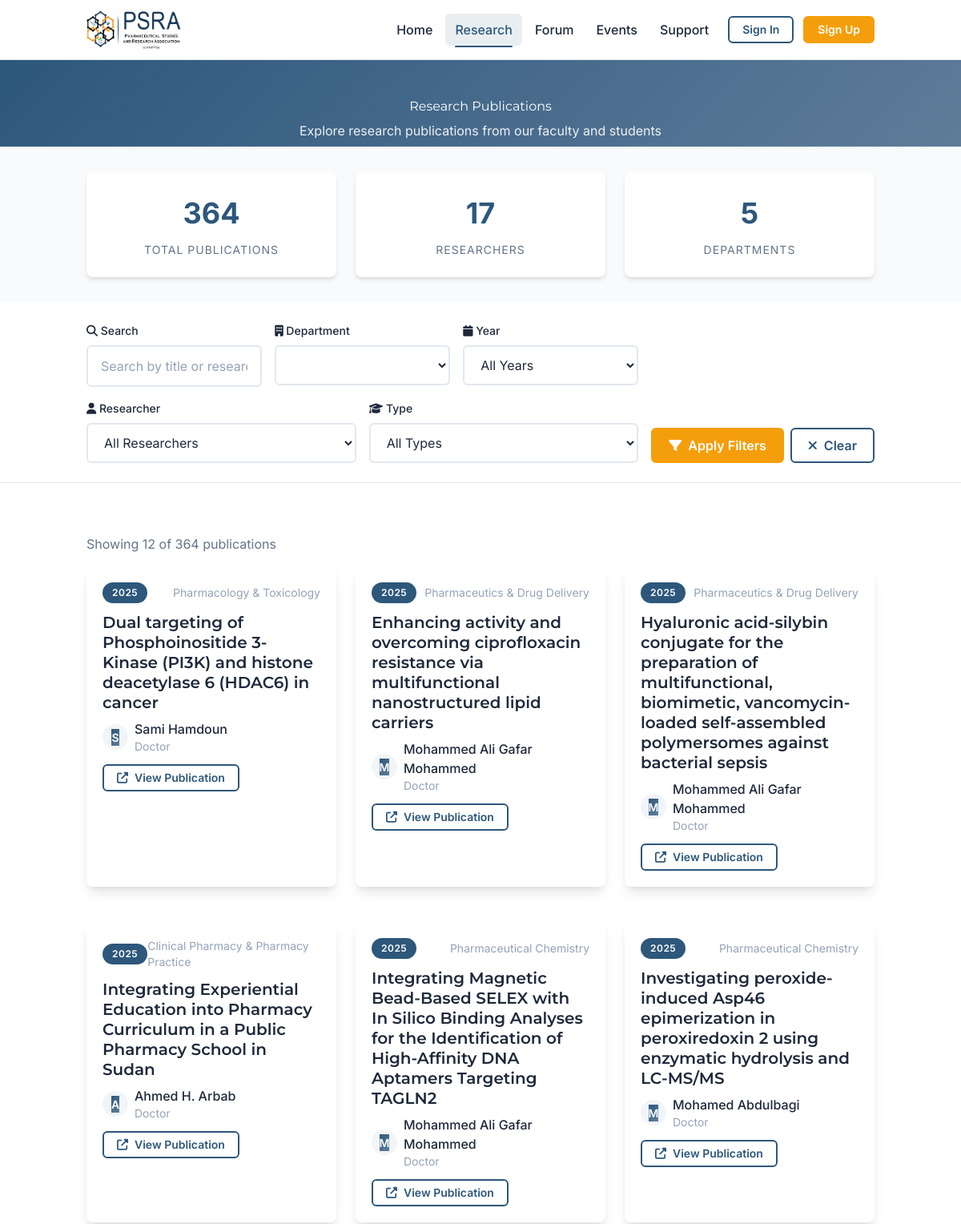
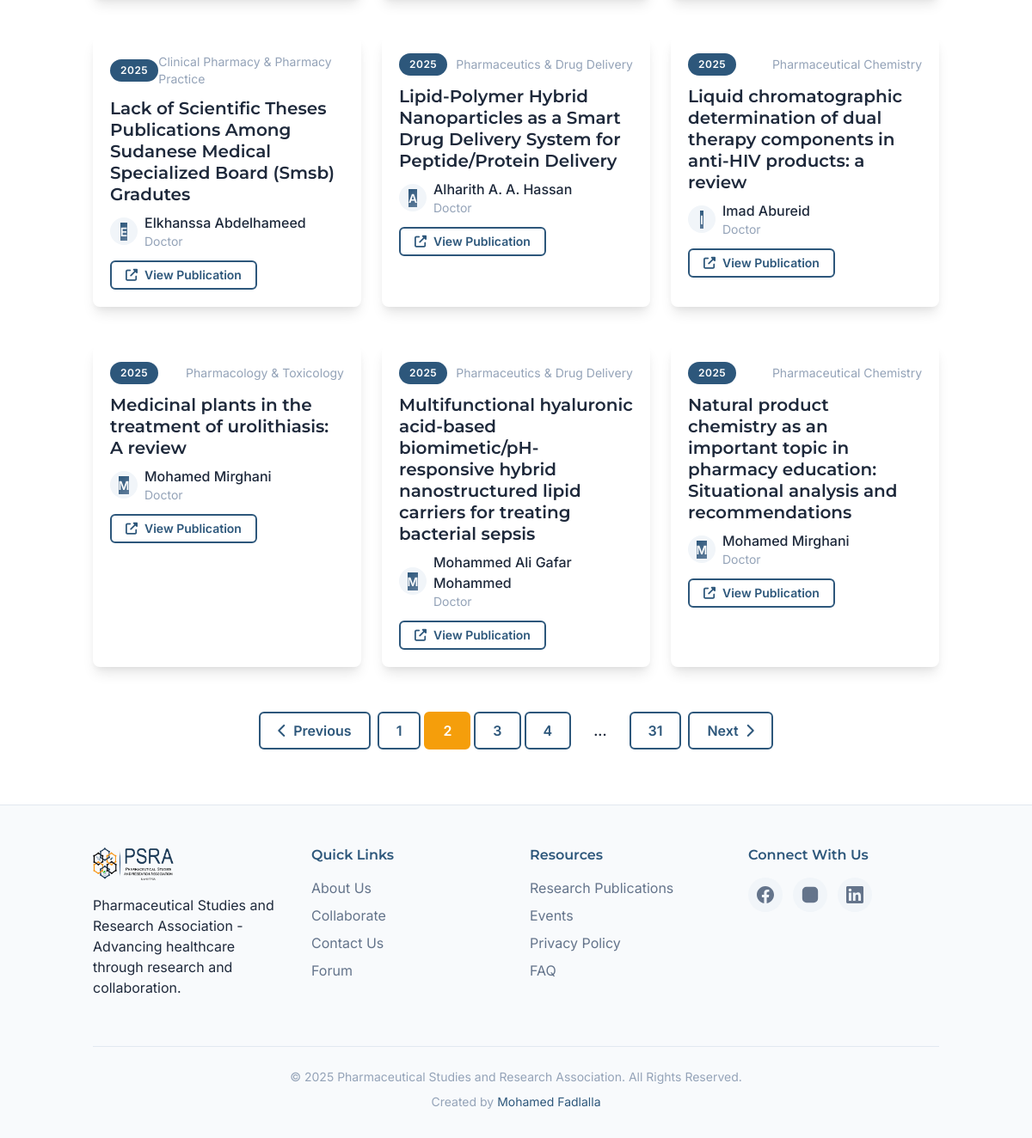
The page /research?page=2&department=all&year=all&researcher_type=all&search= on the database its author committed (2 pictures, top to bottom).
### models.py (models this page shows, shortened)
class Research(db.Model):
    id = db.Column(db.Integer, primary_key=True)
    title = db.Column(db.String(500), nullable=False)
    doi_url = db.Column(db.String(500), nullable=True)
    department = db.Column(db.String(100), nullable=False)
    year = db.Column(db.Integer, nullable=False)
    researcher_id = db.Column(db.Integer, db.ForeignKey('researcher.id'), nullable=False)
    researcher_type = db.Column(db.String(20), default='doctor')  # 'doctor' or 'student'
    is_approved = db.Column(db.Boolean, default=True)  # For submitted research pending approval
    submitted_by = db.Column(db.Integer, db.ForeignKey('user.id'), nullable=True)  # User who submitted
    submitted_by_user = db.relationship('User', foreign_keys=[submitted_by], backref='submitted_researches')
    created_at = db.Column(db.DateTime, default=datetime.utcnow)

class Researcher(db.Model):
    id = db.Column(db.Integer, primary_key=True)
    name = db.Column(db.String(200), nullable=False, unique=True)
    profile_picture_url = db.Column(db.String(200), default=None)
    bio = db.Column(db.Text, nullable=True)
    is_registered_user = db.Column(db.Boolean, default=False)
    user_id = db.Column(db.Integer, db.ForeignKey('user.id'), nullable=True)
    created_at = db.Column(db.DateTime, default=datetime.utcnow)
    researches = db.relationship('Research', backref='author', lazy=True, cascade='all, delete-orphan')

### app.py (the view)
@app.route('/research')
def research():
    department = request.args.get('department', 'all')
    year = request.args.get('year', 'all')
    researcher_id = request.args.get('researcher', type=int)
    researcher_type = request.args.get('researcher_type', 'all')
    search_query = request.args.get('search', '').strip()
    page = request.args.get('page', 1, type=int)
    pagination = ResearchService.filter_researches(
        department=department,
        year=year,
        researcher_id=researcher_id,
        researcher_type=researcher_type,
        search_query=search_query if search_query else None,
        page=page,
        per_page=12
    )
    year_choices = ResearchService.get_year_choices()
    researchers = ResearchService.get_all_researchers()
    statistics = ResearchService.get_research_statistics()
    return render_template(
        'researches.html',
        researches=pagination.items,
        pagination=pagination,
        department_choices=ResearchService.DEPARTMENT_CHOICES if hasattr(ResearchService, 'DEPARTMENT_CHOICES') else [],
        year_choices=year_choices,
        researcher_type_choices=ResearchService.RESEARCHER_TYPE_CHOICES if hasattr(ResearchService, 'RESEARCHER_TYPE_CHOICES') else [],
        researchers=researchers,
        statistics=statistics,
        current_department=department,
        current_year=year,
        current_researcher=researcher_id,
        current_researcher_type=researcher_type,
        search_query=search_query
    )

### app.py (called while the page is built)
@app.context_processor
def inject_unread_messages():
    if current_user.is_authenticated:
        unread_count = Message.query.filter_by(receiver_id=current_user.id, is_read=False).count()
        return {'unread_message_count': unread_count}
    return {'unread_message_count': 0}

### services/research_service.py (called while the page is built)
    @staticmethod
    def get_year_choices() -> List[Tuple[str, str]]:
        years = db.session.query(Research.year).distinct().order_by(Research.year.desc()).all()
        choices = [('all', 'All Years')]
        for year in years:
            if year[0]:
                choices.append((str(year[0]), str(year[0])))
        return choices

    @staticmethod
    def get_all_researchers() -> List[Researcher]:
        return Researcher.query.order_by(Researcher.name).all()

### templates/researches.html (shortened to what this page needs)
{% extends "base.html" %}
{% block content %}
<div class="researches-page">
    <div class="page-header">
        <div class="container">
            <h1>Research Publications</h1>
            <p>Explore research publications from our faculty and students</p>
        </div>
    </div>
    {% if statistics %}
    <div class="statistics-section">
        <div class="container">
            <div class="stats-grid">
                <div class="stat-card">
                    <div class="stat-number">{{ statistics.total_researches }}</div>
                    <div class="stat-label">Total Publications</div>
                </div>
                <div class="stat-card">
                    <div class="stat-number">{{ statistics.total_researchers }}</div>
                    <div class="stat-label">Researchers</div>
                </div>
                <div class="stat-card">
                    <div class="stat-number">{{ statistics.departments|length }}</div>
                    <div class="stat-label">Departments</div>
                </div>
            </div>
        </div>
    </div>
    {% endif %}
    <div class="filter-section">
        <div class="container">
            <form method="GET" action="{{ url_for('research') }}" class="filter-form">
                <div class="filter-grid">
                    <div class="filter-group">
                        <label class="form-label"><i class="fas fa-search"></i> Search</label>
                        <input type="text" name="search" placeholder="Search by title or researcher..."
                               value="{{ search_query }}" class="form-input">
                    </div>
                    <div class="filter-group">
                        <label class="form-label"><i class="fas fa-building"></i> Department</label>
                        <select name="department" class="form-select">
                        </select>
                    </div>
                    <div class="filter-group">
                        <label class="form-label"><i class="fas fa-calendar"></i> Year</label>
                        <select name="year" class="form-select">
                            {% for value, label in year_choices %}
                            <option value="{{ value }}" {% if current_year == value %}selected{% endif %}>
                                {{ label }}
                            </option>
                            {% endfor %}
                        </select>
                    </div>
                    <div class="filter-group">
                        <label class="form-label"><i class="fas fa-user"></i> Researcher</label>
                        <select name="researcher" class="form-select">
                            <option value="">All Researchers</option>
                        </select>
                    </div>
                    <div class="filter-group">
                        <label class="form-label"><i class="fas fa-graduation-cap"></i> Type</label>
                        <select name="researcher_type" class="form-select">
                            {% for value, label in researcher_type_choices %}
                            <option value="{{ value }}" {% if current_researcher_type == value %}selected{% endif %}>
                                {{ label }}
                            </option>
                            {% endfor %}
                        </select>
                    </div>
                </div>
                <div class="filter-buttons">
                    <button type="submit" class="btn btn-primary">
                        <i class="fas fa-filter"></i> Apply Filters
                    </button>
                    <a href="{{ url_for('research') }}" class="btn btn-outline">
                        <i class="fas fa-times"></i> Clear
                    </a>
                </div>
            </form>
        </div>
    </div>
    <section class="section">
        <div class="container">
            {% if researches %}
            <div class="results-count mb-4">
                <p class="text-secondary">Showing {{ researches|length }} of {{ pagination.total }} publications</p>
            </div>
            <div class="grid md:grid-cols-2 lg:grid-cols-3">
                {% for research in researches %}
                <div class="card research-card card-elevated">
                    <div class="card-body">
                        <div class="research-header flex justify-between items-center mb-3">
                            <span class="badge badge-primary">{{ research.year }}</span>
                            <span class="text-sm text-muted">{{ research.department }}</span>
                        </div>
                        <h3 class="research-title card-title">
                            {% if research.doi_url %}
                            <a href="{{ research.doi_url }}" target="_blank" rel="noopener noreferrer">
                                {{ research.title }}
                            </a>
                            {% else %}
                            {{ research.title }}
                            {% endif %}
                        </h3>
                        <div class="research-author flex items-center gap-2 mb-3">
                            <div class="avatar avatar-sm">
                                {% if research.author.profile_picture_url %}
                                <img src="{{ research.author.profile_picture_url }}" alt="{{ research.author.name }}">
                                {% else %}
                                <span class="avatar-placeholder">{{ research.author.name[0].upper() }}</span>
                                {% endif %}
                            </div>
                            <div>
                                <a href="{{ url_for('researcher_profile', researcher_id=research.author.id) }}" class="text-primary font-medium">
                                    {{ research.author.name }}
                                </a>
                                <div class="text-sm text-muted">{{ research.researcher_type|title }}</div>
                            </div>
                        </div>
                        {% if research.doi_url %}
                        <div class="research-doi">
                            <a href="{{ research.doi_url }}" target="_blank" rel="noopener noreferrer" class="btn btn-sm btn-outline">
                                <i class="fas fa-external-link-alt"></i> View Publication
                            </a>
                        </div>
                        {% endif %}
                    </div>
                </div>
                {% endfor %}
            </div>
            {% if pagination.pages > 1 %}
            <div class="pagination flex justify-center items-center gap-2 mt-8">
                {% if pagination.has_prev %}
                <a href="{{ url_for('research', page=pagination.prev_num, department=current_department, year=current_year, researcher=current_researcher, researcher_type=current_researcher_type, search=search_query) }}"
                   class="btn btn-outline">
                    <i class="fas fa-chevron-left"></i> Previous
                </a>
                {% endif %}
                <div class="pagination-numbers flex gap-1">
                    {% for page_num in pagination.iter_pages(left_edge=1, right_edge=1, left_current=2, right_current=2) %}
                        {% if page_num %}
                            {% if page_num == pagination.page %}
                            <span class="btn btn-primary">{{ page_num }}</span>
                            {% else %}
                            <a href="{{ url_for('research', page=page_num, department=current_department, year=current_year, researcher=current_researcher, researcher_type=current_researcher_type, search=search_query) }}"
                               class="btn btn-outline">{{ page_num }}</a>
                            {% endif %}
                        {% else %}
                            <span class="btn btn-ghost">...</span>
                        {% endif %}
                    {% endfor %}
                </div>
                {% if pagination.has_next %}
                <a href="{{ url_for('research', page=pagination.next_num, department=current_department, year=current_year, researcher=current_researcher, researcher_type=current_researcher_type, search=search_query) }}"
                   class="btn btn-outline">
                    Next <i class="fas fa-chevron-right"></i>
                </a>
                {% endif %}
            </div>
            {% endif %}
            {% endif %}
        </div>
    </section>
</div>
{% endblock %}

### rows shown on the page
Research: year "2025", department "Pharmacology & Toxicology", title "Dual targeting of Phosphoinositide 3-Kinase (PI3K) and histone deacetylase 6 (HDAC6) in cancer", author "S", author.name "Sami Hamdoun", researcher_type "Doctor"
Research: year "2025", department "Pharmaceutics & Drug Delivery", title "Enhancing activity and overcoming ciprofloxacin resistance via multifunctional nanostructured lipid carriers", author "M", author.name "Mohammed Ali Gafar Mohammed", researcher_type "Doctor"
Research: year "2025", department "Pharmaceutics & Drug Delivery", title "Hyaluronic acid-silybin conjugate for the preparation of multifunctional, biomimetic, vancomycin-loaded self-assembled polymersomes against bacterial sepsis", author "M", author.name "Mohammed Ali Gafar Mohammed", researcher_type "Doctor"
Research: year "2025", department "Clinical Pharmacy & Pharmacy Practice", title "Integrating Experiential Education into Pharmacy Curriculum in a Public Pharmacy School in Sudan", author "A", author.name "Ahmed H. Arbab", researcher_type "Doctor"
Research: year "2025", department "Pharmaceutical Chemistry", title "Integrating Magnetic Bead-Based SELEX with In Silico Binding Analyses for the Identification of High-Affinity DNA Aptamers Targeting TAGLN2", author "M", author.name "Mohammed Ali Gafar Mohammed", researcher_type "Doctor"
Research: year "2025", department "Pharmaceutical Chemistry", title "Investigating peroxide-induced Asp46 epimerization in peroxiredoxin 2 using enzymatic hydrolysis and LC-MS/MS", author "M", author.name "Mohamed Abdulbagi", researcher_type "Doctor"
Research: year "2025", department "Clinical Pharmacy & Pharmacy Practice", title "Lack of Scientific Theses Publications Among Sudanese Medical Specialized Board (Smsb) Gradutes", author "E", author.name "Elkhanssa Abdelhameed", researcher_type "Doctor"
Research: year "2025", department "Pharmaceutics & Drug Delivery", title "Lipid-Polymer Hybrid Nanoparticles as a Smart Drug Delivery System for Peptide/Protein Delivery", author "A", author.name "Alharith A. A. Hassan", researcher_type "Doctor"
Research: year "2025", department "Pharmaceutical Chemistry", title "Liquid chromatographic determination of dual therapy components in anti-HIV products: a review", author "I", author.name "Imad Abureid", researcher_type "Doctor"
Research: year "2025", department "Pharmacology & Toxicology", title "Medicinal plants in the treatment of urolithiasis: A review", author "M", author.name "Mohamed Mirghani", researcher_type "Doctor"
Research: year "2025", department "Pharmaceutics & Drug Delivery", title "Multifunctional hyaluronic acid-based biomimetic/pH-responsive hybrid nanostructured lipid carriers for treating bacterial sepsis", author "M", author.name "Mohammed Ali Gafar Mohammed", researcher_type "Doctor"
Research: year "2025", department "Pharmaceutical Chemistry", title "Natural product chemistry as an important topic in pharmacy education: Situational analysis and recommendations", author "M", author.name "Mohamed Mirghani", researcher_type "Doctor"

### other values the page prints
{{ statistics.total_researches }} "364"
{{ statistics.total_researchers }} "17"
{{ statistics.departments|length }} "5"
{{ researches|length }} "12"
{{ pagination.total }} "364"
{{ page_num }} "1" "3" "4" "31"
{{ page_num }} "2"
{{ now.year if now else 2025 }} "2025"
form field year "All Years"
form field researcher_type "All Types"
